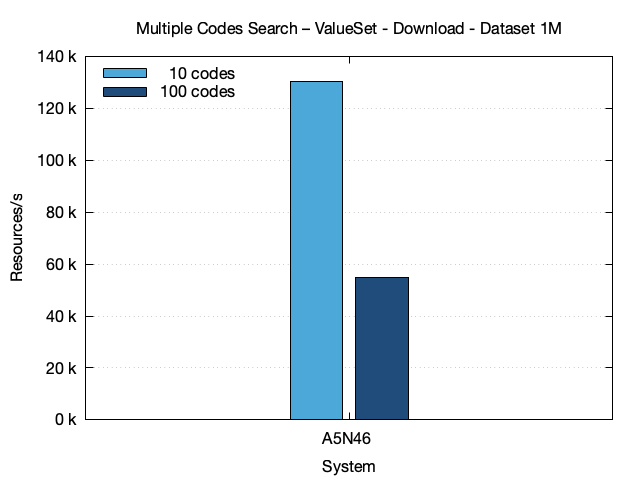

This chart was generated by the following gnuplot code:
# Set the terminal to PNG and specify the output file
set terminal pngcairo enhanced font 'Helvetica Neue,12'
set output 'multiple-codes-search-vs-download-1M.png'

# Set the data separator and skip the header
set datafile separator "|"
set style data histograms
set style histogram clustered
set style fill solid border -1
set boxwidth 0.8
set key left top reverse

# Define x-axis and y-axis labels
set title "Multiple Codes Search – ValueSet - Download - Dataset 1M"
set xlabel 'System'
set ylabel 'Resources/s'
set format y "%.0f k"
set yrange [0:140]

# Define grid
set grid ytics

# Define line styles and colors for each code
set style line 1 lc rgb '#4DA8DA'
set style line 2 lc rgb '#1F4C7A'

# Plot the data
plot 'multiple-codes-search-vs-download-1M.txt' using 4:xtic(2) every 2 ls 1 title '10 codes', \
     'multiple-codes-search-vs-download-1M.txt' using 4:xtic(2) every 2::1 ls 2 title '100 codes'
